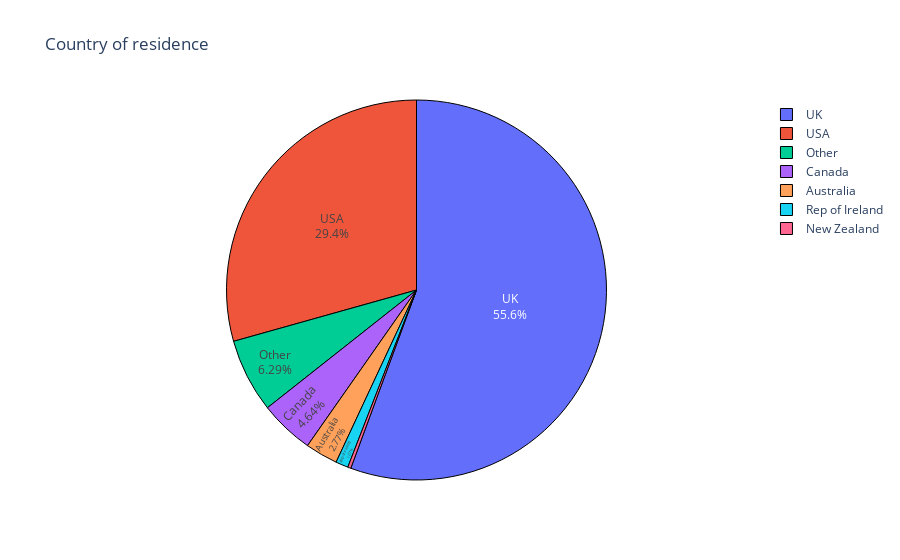

Write notebook code for a chart like this one.
### Code cell
px.pie(data_mod2, names = 'Country', title = 'Country of residence').update_traces(
                  textposition= 'inside', textinfo = 'percent+label',
                  marker = dict(line = dict(color='black', width= 1)))

### Figure 1 — Plotly figure (JSON) as saved in the notebook; plotly's stock layout.template omitted (floating-point values rounded to 4 significant figures; data arrays with more than 128 entries replaced by an {"elided": "..."} marker saying what was removed)
{"data": [{"domain": {"x": [0, 1], "y": [0, 1]}, "hovertemplate": "Country=%{label}<extra></extra>", "labels": {"elided": "1877 str values"}, "legendgroup": "", "marker": {"line": {"color": "black", "width": 1}}, "name": "", "showlegend": true, "textinfo": "percent+label", "textposition": "inside", "type": "pie"}], "layout": {"legend": {"tracegroupgap": 0}, "title": {"text": "Country of residence"}}}
